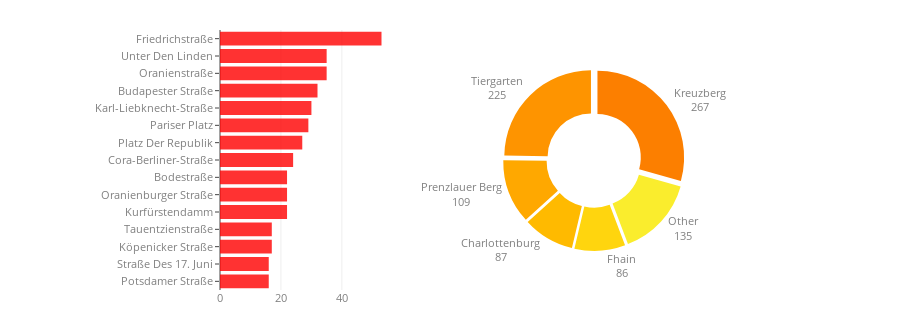

Write notebook code for a chart like this one.
### Code cell
N_TOP_AREAS = 5
HOLE = 0.5
PULL = 0.05
PIE_AREA_X = [0.1, 1.0]
PIE_AREA_Y = [0.15, 0.85]
BAR_CHART_OPACITY = 0.8
BAR_CHART_COLOR = 'red'
BAR_CHART_CM = "Wistia"
BAR_CHART_LEGEND_X = 0.55
BAR_CHART_LEGEND_Y = 0.0
# PERSONAL FIX
OTHER_LABEL = "Other"

colormap = matplotlib.cm.get_cmap(BAR_CHART_CM)
norm_val = np.linspace(1.0, 0.2, N_TOP_AREAS + 1)
pieces_colors = list(map(lambda x: matplotlib.colors.rgb2hex(colormap(x)), 
                         norm_val))

data = [go.Bar(y=streets[:TOP_STREETS_VIS], 
                x=street_activity[:TOP_STREETS_VIS],
                marker=dict(color='red'), 
                orientation='h', 
                opacity=BAR_CHART_OPACITY, 
                showlegend=False),
        
        go.Pie(values=area_activity[:N_TOP_AREAS]+[sum(area_activity[N_TOP_AREAS+1:])],
                labels=areas[:N_TOP_AREAS]+[OTHER_LABEL],
                domain=dict(x=PIE_AREA_X, y=PIE_AREA_Y),
                hoverinfo="label+percent+value",
                textinfo='label+value', 
               textposition = 'outside',
                hole=HOLE,
                sort=False,
                #showlegend=True,
                marker=dict(colors=pieces_colors), 
                pull=PULL
              )]

FONT_SIZE = 11
TICK_LEN = 4
PLOT_HEIGHT = 320
PLOT_WIDTH = 900
BAR_CHART_AREA_X = [0, 0.25]
BAR_CHART_AREA_Y = [0, 1.0]
MARGIN = go.layout.Margin(l=220, t=30, b=30, r=0)

layout = go.Layout(height=PLOT_HEIGHT, width=PLOT_WIDTH,
                   showlegend=False, 
                   margin=MARGIN, 
                   xaxis=dict(domain=BAR_CHART_AREA_X),
                   font=dict(size=FONT_SIZE, color='grey'),
                   yaxis=dict(domain=BAR_CHART_AREA_Y, 
                              autorange="reversed", 
                              ticklen=TICK_LEN)
                  )

fig = go.Figure(data=data, layout=layout)
py.iplot(fig, show_link=False)

### Figure 1 — Plotly figure (JSON) as saved in the notebook; plotly's stock layout.template omitted (floating-point values rounded to 4 significant figures)
{"data": [{"marker": {"color": "red"}, "opacity": 0.8, "orientation": "h", "showlegend": false, "type": "bar", "uid": "475fc20a-fbbf-11e8-a71f-3c15c2cf2370", "x": [53, 35, 35, 32, 30, 29, 27, 24, 22, 22, 22, 17, 17, 16, 16], "y": ["Friedrichstraße", "Unter Den Linden", "Oranienstraße", "Budapester Straße", "Karl-Liebknecht-Straße", "Pariser Platz", "Platz Der Republik", "Cora-Berliner-Straße", "Bodestraße", "Oranienburger Straße", "Kurfürstendamm", "Tauentzienstraße", "Köpenicker Straße", "Straße Des 17. Juni", "Potsdamer Straße"]}, {"domain": {"x": [0.1, 1], "y": [0.15, 0.85]}, "hole": 0.5, "hoverinfo": "label+percent+value", "labels": ["Kreuzberg", "Tiergarten", "Prenzlauer Berg", "Charlottenburg", "Fhain", "Other"], "marker": {"colors": ["#fc7f00", "#fe9400", "#ffa800", "#ffba00", "#ffd50e", "#faed2d"]}, "pull": 0.05, "sort": false, "textinfo": "label+value", "textposition": "outside", "type": "pie", "uid": "475fcf66-fbbf-11e8-a736-3c15c2cf2370", "values": [267, 225, 109, 87, 86, 135]}], "layout": {"font": {"color": "grey", "size": 11}, "height": 320, "margin": {"b": 30, "l": 220, "r": 0, "t": 30}, "showlegend": false, "width": 900, "xaxis": {"domain": [0, 0.25]}, "yaxis": {"autorange": "reversed", "domain": [0, 1], "ticklen": 4}}}
